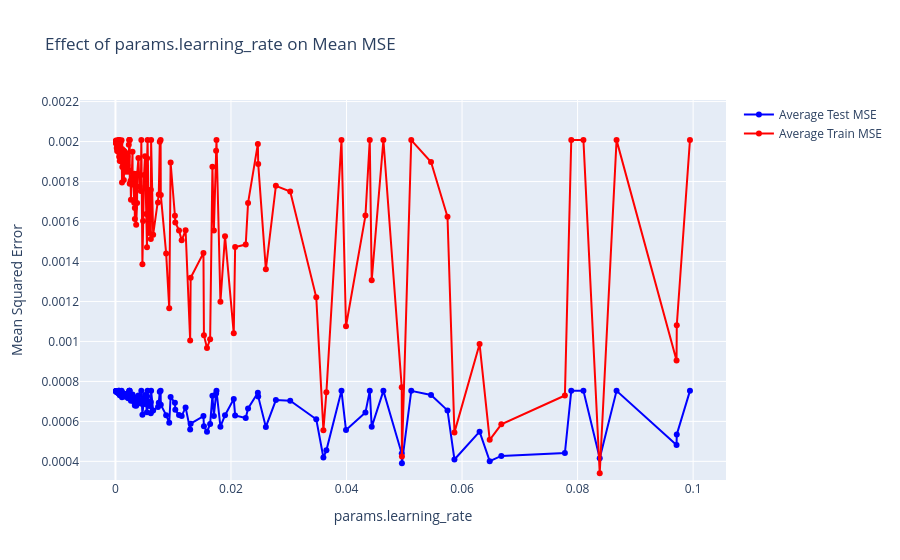
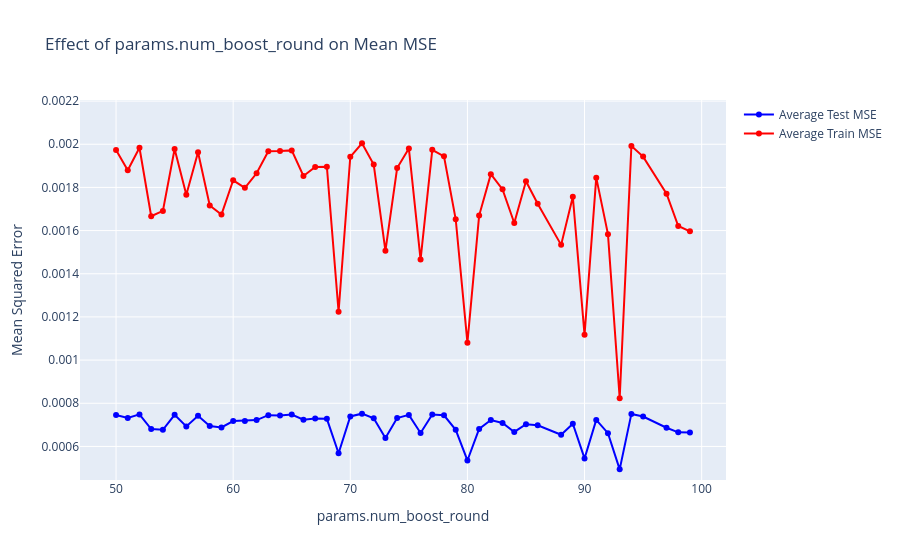
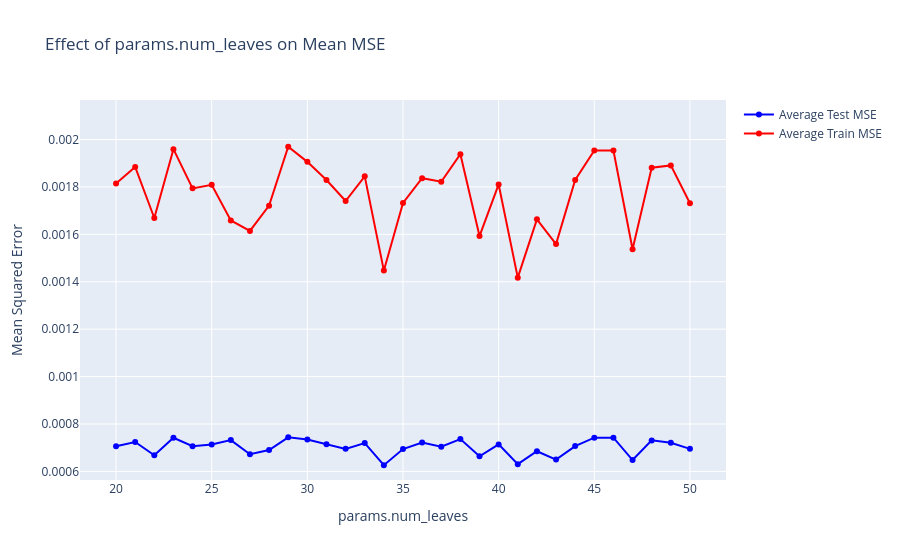
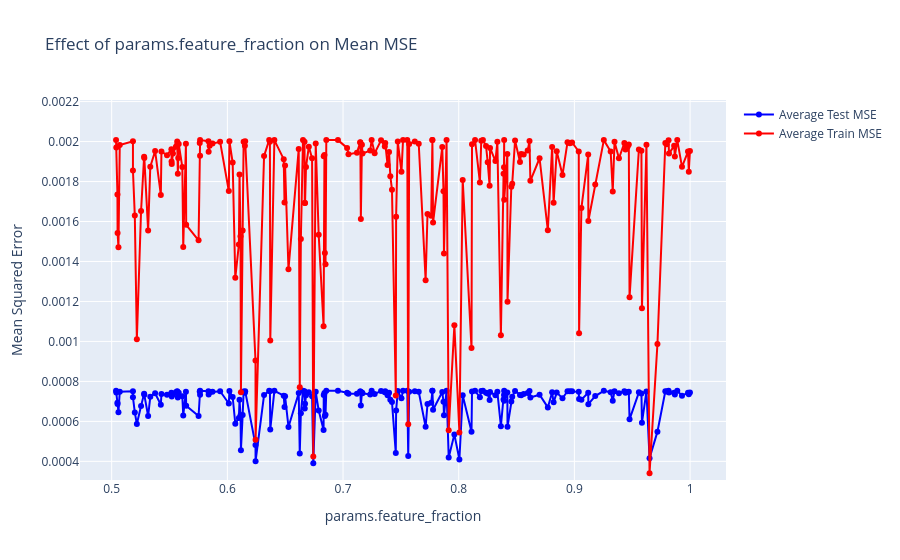

The notebook cell these images were saved under, in order:
### Code cell
import os
import pandas as pd
import numpy as np
import mlflow
import matplotlib.pyplot as plt
import seaborn as sns
import dagshub

# Set up MLflow
mlflow.set_tracking_uri("https://dagshub.com/najibabounasr/MacroEconomicAPI.mlflow")
dagshub.init("MacroEconomicAPI", "najibabounasr", mlflow=True)
mlflow.set_experiment("AutoGluon Optimization")
os.environ['MLFLOW_TRACKING_USERNAME'] = 'najibabounasr'
os.environ['MLFLOW_TRACKING_PASSWORD'] = 'fbaccfb8cf4e8d2d195cd05e9a53dbfe32323695'

# Fetch experiment data
experiment_id = "AutoGluon Optimization"  # Replace with your experiment ID

# Retrieve all runs from the specified MLflow experiment
runs = mlflow.search_runs(experiment_ids=[mlflow.get_experiment_by_name("AutoGluon Optimization").experiment_id])

if runs.empty:
    print("No runs found in the specified experiment")

# Define the columns you want to select
metrics = ['metrics.test_' + metric for metric in ['rmse', 'mae', 'mse']]
metrics += ['metrics.train_' + metric for metric in ['rmse', 'mae', 'mse']]

params = [
    "params.learning_rate", "params.num_boost_round", "params.num_leaves",
    "params.feature_fraction", "params.bagging_fraction", "params.min_data_in_leaf",
    "params.lambda_l1", "params.lambda_l2"
]
metrics = ["metrics.train_mse", "metrics.test_mse"]
tags = [ "tags.target_feature", "tags.feature_addition_rounds", "tags.feature_dropping_threshold"]

# Combine the metrics and parameter lists
columns_to_select = metrics + params + tags

df = runs[columns_to_select]

# Preprocess the data
df.sort_values(by='metrics.test_mse',ascending=False)

df.dropna()

df = df.dropna()

df[[
    "params.learning_rate", "params.num_boost_round", "params.num_leaves",
    "params.feature_fraction", "params.bagging_fraction", "params.min_data_in_leaf",
    "params.lambda_l1", "params.lambda_l2"
]].drop_duplicates()

no_duos_index = df[[
    "params.learning_rate", "params.num_boost_round", "params.num_leaves",
    "params.feature_fraction", "params.bagging_fraction", "params.min_data_in_leaf",
    "params.lambda_l1", "params.lambda_l2"
]].drop_duplicates(keep='last').index


# Replace "None" with np.nan for specified columns
df['params.learning_rate'] = df['params.learning_rate'].replace('None', np.nan)
df['params.num_boost_round'] = df['params.num_boost_round'].replace('None', np.nan)
df['params.num_leaves'] = df['params.num_leaves'].replace('None', np.nan)
df['params.feature_fraction'] = df['params.feature_fraction'].replace('None', np.nan)
df['params.bagging_fraction'] = df['params.bagging_fraction'].replace('None', np.nan)
df['params.min_data_in_leaf'] = df['params.min_data_in_leaf'].replace('None', np.nan)
df['params.lambda_l1'] = df['params.lambda_l1'].replace('None', np.nan)
df['params.lambda_l2'] = df['params.lambda_l2'].replace('None', np.nan)

# Convert the relevant columns to numeric
df['params.learning_rate'] = pd.to_numeric(df['params.learning_rate'], errors='coerce')
df['params.num_boost_round'] = pd.to_numeric(df['params.num_boost_round'], errors='coerce')
df['params.num_leaves'] = pd.to_numeric(df['params.num_leaves'], errors='coerce')
df['params.feature_fraction'] = pd.to_numeric(df['params.feature_fraction'], errors='coerce')
df['params.bagging_fraction'] = pd.to_numeric(df['params.bagging_fraction'], errors='coerce')
df['params.min_data_in_leaf'] = pd.to_numeric(df['params.min_data_in_leaf'], errors='coerce')
df['params.lambda_l1'] = pd.to_numeric(df['params.lambda_l1'], errors='coerce')
df['params.lambda_l2'] = pd.to_numeric(df['params.lambda_l2'], errors='coerce')

runs_df = df.copy()


import plotly.graph_objs as go
# Determine if a parameter should be plotted as a line or bar plot
def should_use_line_plot(param):
    continuous_params = [
        'params.learning_rate',
        'params.num_boost_round',
        'params.num_leaves',
        'params.feature_fraction',
        'params.bagging_fraction',
        'params.min_data_in_leaf',
        'params.lambda_l1',
        'params.lambda_l2'
    ]
    return param in continuous_params

# Create plots for each parameter - Train and Test MSE
for param in params:
    fig = go.Figure()
    
    grouped_test = df.groupby(param)['metrics.test_mse'].mean()
    grouped_train = df.groupby(param)['metrics.train_mse'].mean()
    
    if should_use_line_plot(param):
        fig.add_trace(go.Scatter(x=grouped_test.index, y=grouped_test, mode='lines+markers', name='Average Test MSE', line=dict(color='blue')))
        fig.add_trace(go.Scatter(x=grouped_train.index, y=grouped_train, mode='lines+markers', name='Average Train MSE', line=dict(color='red')))
    else:
        fig.add_trace(go.Bar(x=grouped_test.index, y=grouped_test, name='Average Test MSE', marker_color='blue'))
        fig.add_trace(go.Bar(x=grouped_train.index, y=grouped_train, name='Average Train MSE', marker_color='red'))

    # Update layout for better visualization
    fig.update_layout(
        title=f'Effect of {param} on Mean MSE',
        xaxis_title=param,
        yaxis_title='Mean Squared Error',
        yaxis=dict(range=[min(grouped_test.min(), grouped_train.min()) * 0.9, max(grouped_test.max(), grouped_train.max()) * 1.1]),
        barmode='group' if not should_use_line_plot(param) else None
    )

    fig.show()

### Figure 1 — Plotly figure (JSON) as saved in the notebook; plotly's stock layout.template omitted (floating-point values rounded to 4 significant figures; data arrays with more than 128 entries replaced by an {"elided": "..."} marker saying what was removed)
{"data": [{"line": {"color": "blue"}, "mode": "lines+markers", "name": "Average Test MSE", "type": "scatter", "x": {"elided": "197 float values"}, "y": {"elided": "197 float values"}}, {"line": {"color": "red"}, "mode": "lines+markers", "name": "Average Train MSE", "type": "scatter", "x": {"elided": "197 float values"}, "y": {"elided": "197 float values"}}], "layout": {"title": {"text": "Effect of params.learning_rate on Mean MSE"}, "xaxis": {"title": {"text": "params.learning_rate"}}, "yaxis": {"range": [0.0003067, 0.002208], "title": {"text": "Mean Squared Error"}}}}

### Figure 2 — Plotly figure (JSON) as saved in the notebook; plotly's stock layout.template omitted (floating-point values rounded to 4 significant figures)
{"data": [{"line": {"color": "blue"}, "mode": "lines+markers", "name": "Average Test MSE", "type": "scatter", "x": [50, 51, 52, 53, 54, 55, 56, 57, 58, 59, 60, 61, 62, 63, 64, 65, 66, 67, 68, 69, 70, 71, 72, 73, 74, 75, 76, 77, 78, 79, 80, 81, 82, 83, 84, 85, 86, 88, 89, 90, 91, 92, 93, 94, 95, 97, 98, 99], "y": [0.0007454, 0.000732, 0.0007485, 0.0006803, 0.0006772, 0.0007466, 0.0006929, 0.0007421, 0.000695, 0.0006882, 0.0007177, 0.0007182, 0.000722, 0.000745, 0.0007428, 0.000748, 0.0007241, 0.0007292, 0.000728, 0.0005684, 0.0007389, 0.0007519, 0.0007308, 0.0006385, 0.0007312, 0.0007461, 0.0006622, 0.000748, 0.0007443, 0.0006771, 0.000535, 0.000681, 0.0007225, 0.0007089, 0.0006671, 0.000703, 0.0006977, 0.0006541, 0.0007055, 0.0005444, 0.000723, 0.0006616, 0.0004939, 0.0007507, 0.0007386, 0.0006865, 0.0006652, 0.0006641]}, {"line": {"color": "red"}, "mode": "lines+markers", "name": "Average Train MSE", "type": "scatter", "x": [50, 51, 52, 53, 54, 55, 56, 57, 58, 59, 60, 61, 62, 63, 64, 65, 66, 67, 68, 69, 70, 71, 72, 73, 74, 75, 76, 77, 78, 79, 80, 81, 82, 83, 84, 85, 86, 88, 89, 90, 91, 92, 93, 94, 95, 97, 98, 99], "y": [0.001974, 0.00188, 0.001984, 0.001666, 0.001691, 0.001978, 0.001766, 0.001963, 0.001716, 0.001674, 0.001833, 0.001798, 0.001865, 0.001967, 0.001968, 0.001972, 0.001853, 0.001894, 0.001896, 0.001224, 0.001942, 0.002005, 0.001906, 0.001506, 0.00189, 0.001981, 0.001466, 0.001974, 0.001944, 0.001652, 0.001081, 0.001669, 0.001862, 0.001791, 0.001635, 0.001828, 0.001724, 0.001534, 0.001757, 0.001117, 0.001845, 0.001584, 0.0008233, 0.001992, 0.001943, 0.001771, 0.001621, 0.001597]}], "layout": {"title": {"text": "Effect of params.num_boost_round on Mean MSE"}, "xaxis": {"title": {"text": "params.num_boost_round"}}, "yaxis": {"range": [0.0004445, 0.002205], "title": {"text": "Mean Squared Error"}}}}

### Figure 3 — Plotly figure (JSON) as saved in the notebook; plotly's stock layout.template omitted (floating-point values rounded to 4 significant figures)
{"data": [{"line": {"color": "blue"}, "mode": "lines+markers", "name": "Average Test MSE", "type": "scatter", "x": [20, 21, 22, 23, 24, 25, 26, 27, 28, 29, 30, 31, 32, 33, 34, 35, 36, 37, 38, 39, 40, 41, 42, 43, 44, 45, 46, 47, 48, 49, 50], "y": [0.0007061, 0.0007241, 0.0006681, 0.000742, 0.0007064, 0.0007132, 0.0007321, 0.0006723, 0.0006902, 0.0007439, 0.0007347, 0.0007145, 0.0006952, 0.0007194, 0.0006265, 0.0006944, 0.0007218, 0.0007041, 0.0007363, 0.0006641, 0.000714, 0.0006307, 0.0006851, 0.0006501, 0.000707, 0.0007425, 0.0007425, 0.000648, 0.000731, 0.0007212, 0.0006952]}, {"line": {"color": "red"}, "mode": "lines+markers", "name": "Average Train MSE", "type": "scatter", "x": [20, 21, 22, 23, 24, 25, 26, 27, 28, 29, 30, 31, 32, 33, 34, 35, 36, 37, 38, 39, 40, 41, 42, 43, 44, 45, 46, 47, 48, 49, 50], "y": [0.001815, 0.001884, 0.001669, 0.001959, 0.001794, 0.001809, 0.001658, 0.001614, 0.001721, 0.00197, 0.001906, 0.001829, 0.00174, 0.001845, 0.001447, 0.001733, 0.001837, 0.001822, 0.001938, 0.001593, 0.00181, 0.001417, 0.001663, 0.001559, 0.001829, 0.001954, 0.001953, 0.001537, 0.001881, 0.001891, 0.001731]}], "layout": {"title": {"text": "Effect of params.num_leaves on Mean MSE"}, "xaxis": {"title": {"text": "params.num_leaves"}}, "yaxis": {"range": [0.0005638, 0.002167], "title": {"text": "Mean Squared Error"}}}}

### Figure 4 — Plotly figure (JSON) as saved in the notebook; plotly's stock layout.template omitted (floating-point values rounded to 4 significant figures; data arrays with more than 128 entries replaced by an {"elided": "..."} marker saying what was removed)
{"data": [{"line": {"color": "blue"}, "mode": "lines+markers", "name": "Average Test MSE", "type": "scatter", "x": {"elided": "197 float values"}, "y": {"elided": "197 float values"}}, {"line": {"color": "red"}, "mode": "lines+markers", "name": "Average Train MSE", "type": "scatter", "x": {"elided": "197 float values"}, "y": {"elided": "197 float values"}}], "layout": {"title": {"text": "Effect of params.feature_fraction on Mean MSE"}, "xaxis": {"title": {"text": "params.feature_fraction"}}, "yaxis": {"range": [0.0003067, 0.002208], "title": {"text": "Mean Squared Error"}}}}
